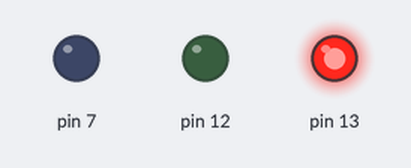
Simulated run of this sketch. Board: Arduino Uno, built with avr-gcc and run on an emulated ATmega328P. Parts: output pins drawn as LEDs (lit = HIGH).

Above: at 0.12 s.
At 2.7 s:
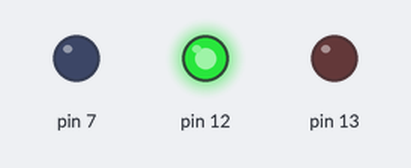
At 14.45 s:
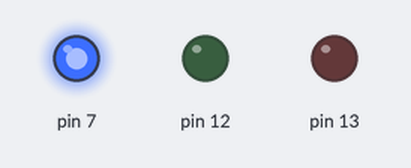
At 26.7 s:
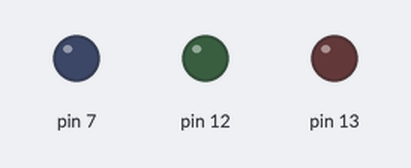
Timing chart, 0 to 28.0 s (numbered marks = the images above):
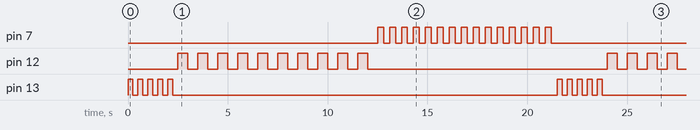

Measured:
- by itself, pin 7: repeats every 21.5 s: HIGH 0.30 s, LOW 12.8 s, 14 × (HIGH 0.30 s, LOW 0.30 s)
- by itself, pin 12: repeats every 21.5 s: 9 × (LOW 0.50 s, HIGH 0.50 s), LOW 12.0 s, HIGH 0.50 s
- by itself, pin 13: repeats every 21.5 s: 4 × (LOW 0.25 s, HIGH 0.25 s), LOW 19.3 s, HIGH 0.25 s

The sketch:

sketch.ino
```cpp
void setup() {
  pinMode(13, OUTPUT);
  pinMode(12, OUTPUT);
  pinMode(7, OUTPUT);
}

void blink(int pincode, int amount, int delaytime) {
  for(int i = 0; i < amount; i++) {
    digitalWrite(pincode, HIGH);
    delay(delaytime);
    digitalWrite(pincode,LOW);
    delay(delaytime);
  }
}

void loop() {
  blink(13, 5, 250);
  blink(12,10, 500);
  blink(7, 15, 300);
}
```
